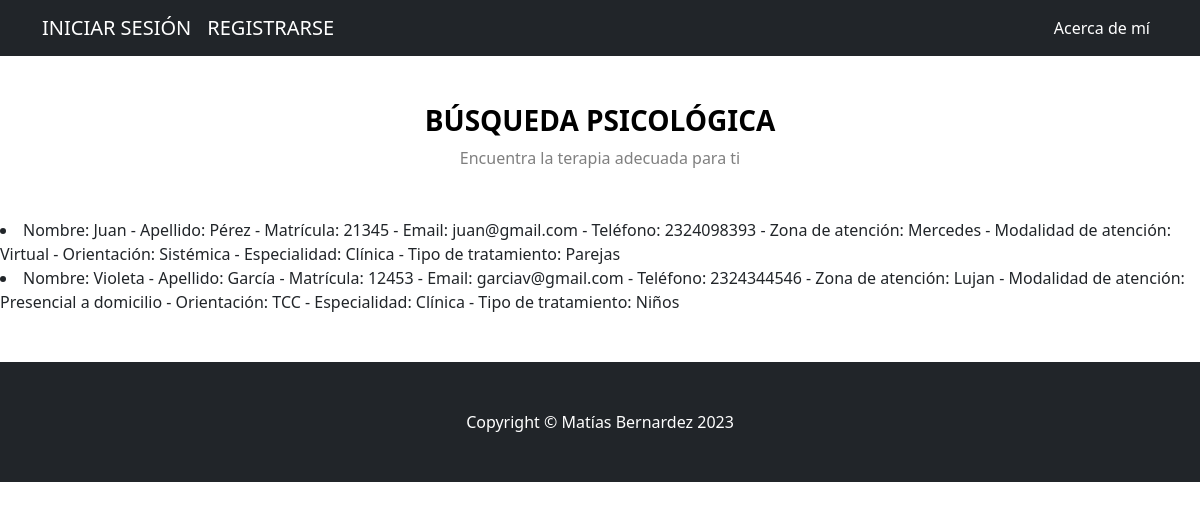
/AppBlog/elminarPsicologo/Eugenia, run on the app's committed database.
### AppBlog/models.py (models this page shows)
class Psicologo(models.Model):
    nombre = models.CharField(max_length=40)
    apellido = models.CharField(max_length=40)
    matricula = models.IntegerField()
    email = models.EmailField()
    telefono = models.IntegerField()
    zonaatencion = models.CharField(max_length=40)
    modalidadatencion = models.CharField(max_length=40)
    orientacion = models.CharField(max_length=40)
    especialidad = models.CharField(max_length=40)
    tipotratamiento = models.CharField(max_length=40)
    def __str__(self):
        return f"Nombre: {self.nombre} - Apellido: {self.apellido} - Matrícula: {self.matricula} - Email: {self.email} - Teléfono: {self.telefono} - Zona de atención: {self.zonaatencion} - Modalidad de atención: {self.modalidadatencion} - Orientación: {self.orientacion} - Especialidad: {self.especialidad} - Tipo de tratamiento: {self.tipotratamiento}"

### AppBlog/views.py (the view)
# urls.py: path('elminarPsicologo/<psicologo_nombre>', views.eliminarPsicologo, name="eliminarPsicologo"),
def eliminarPsicologo(request, psicologo_nombre):
    psicologo = Psicologo.objects.get(nombre=psicologo_nombre)
    psicologo.delete()
    psicologos = Psicologo.objects.all()
    contexto = {"psicologos":psicologos}
    return render(request, "AppBlog/leerPsicologos.html", contexto)

### AppBlog/templates/AppBlog/leerPsicologos.html
{% extends "AppBlog/padre.html" %}
{% load static %}
{% block contenidoQueCambia %}
{% for p in psicologos %}
<li>{{p}}</li>
{% endfor %}
<br>
<br>
{% endblock %}

### data on the page
Psicologo: nombre+apellido+matricula "Nombre: Juan - Apellido: Pérez - Matrícula: 21345 - Email: juan@gmail.com - Teléfono: 2324098393 - Zona de atención: Mercedes - Modalidad de atención: Virtual - Orientación: Sistémica - Especialidad: Clínica - Tipo de tratamiento: Parejas"
Psicologo: nombre+apellido+matricula "Nombre: Violeta - Apellido: García - Matrícula: 12453 - Email: garciav@gmail.com - Teléfono: 2324344546 - Zona de atención: Lujan - Modalidad de atención: Presencial a domicilio - Orientación: TCC - Especialidad: Clínica - Tipo de tratamiento: Niños"
